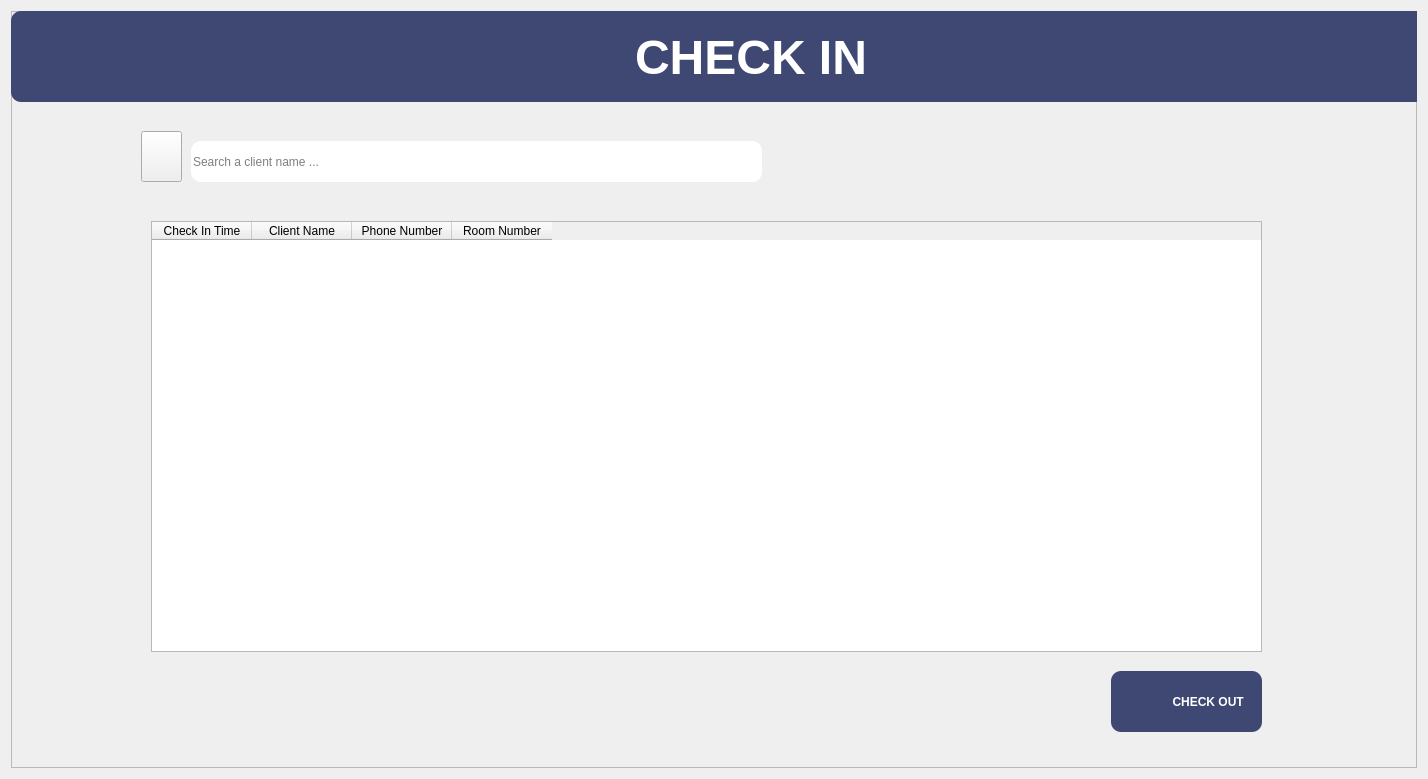
<?xml version="1.0" encoding="UTF-8"?>
<ui version="4.0">
 <class>Form</class>
 <widget class="QWidget" name="Form">
  <property name="geometry">
   <rect>
    <x>0</x>
    <y>0</y>
    <width>1428</width>
    <height>779</height>
   </rect>
  </property>
  <property name="windowTitle">
   <string>Form</string>
  </property>
  <layout class="QVBoxLayout" name="verticalLayout">
   <item>
    <widget class="QFrame" name="frame">
     <property name="frameShape">
      <enum>QFrame::StyledPanel</enum>
     </property>
     <property name="frameShadow">
      <enum>QFrame::Raised</enum>
     </property>
     <widget class="QTextEdit" name="textEdit">
      <property name="geometry">
       <rect>
        <x>0</x>
        <y>0</y>
        <width>1480</width>
        <height>91</height>
       </rect>
      </property>
      <property name="styleSheet">
       <string notr="true">border-width: 1;
border-style: none;
border-radius: 10;
background-color: #3f4773;
color: white;
padding-top:15px;</string>
      </property>
      <property name="html">
       <string>&lt;!DOCTYPE HTML PUBLIC &quot;-//W3C//DTD HTML 4.0//EN&quot; &quot;http://www.w3.org/TR/REC-html40/strict.dtd&quot;&gt;
&lt;html&gt;&lt;head&gt;&lt;meta name=&quot;qrichtext&quot; content=&quot;1&quot; /&gt;&lt;meta charset=&quot;utf-8&quot; /&gt;&lt;style type=&quot;text/css&quot;&gt;
p, li { white-space: pre-wrap; }
hr { height: 1px; border-width: 0; }
&lt;/style&gt;&lt;/head&gt;&lt;body style=&quot; font-family:'.AppleSystemUIFont'; font-size:13pt; font-weight:400; font-style:normal;&quot;&gt;
&lt;p align=&quot;center&quot; style=&quot; margin-top:0px; margin-bottom:0px; margin-left:0px; margin-right:0px; -qt-block-indent:0; text-indent:0px;&quot;&gt;&lt;span style=&quot; font-size:36pt; font-weight:700;&quot;&gt;CHECK IN&lt;/span&gt;&lt;/p&gt;&lt;/body&gt;&lt;/html&gt;</string>
      </property>
     </widget>
     <widget class="QLineEdit" name="lineEdit">
      <property name="geometry">
       <rect>
        <x>180</x>
        <y>130</y>
        <width>571</width>
        <height>41</height>
       </rect>
      </property>
      <property name="styleSheet">
       <string notr="true">border-width: 1;
border-style: none;
border-radius: 10;
background-color: white;</string>
      </property>
      <property name="text">
       <string/>
      </property>
      <property name="placeholderText">
       <string>Search a client name ...</string>
      </property>
     </widget>
     <widget class="QTableWidget" name="tableWidget">
      <property name="geometry">
       <rect>
        <x>140</x>
        <y>210</y>
        <width>1111</width>
        <height>431</height>
       </rect>
      </property>
      <column>
       <property name="text">
        <string>Check In Time</string>
       </property>
      </column>
      <column>
       <property name="text">
        <string>Client Name</string>
       </property>
      </column>
      <column>
       <property name="text">
        <string>Phone Number</string>
       </property>
      </column>
      <column>
       <property name="text">
        <string>Room Number</string>
       </property>
      </column>
     </widget>
     <widget class="QLabel" name="label_2">
      <property name="geometry">
       <rect>
        <x>570</x>
        <y>8</y>
        <width>81</width>
        <height>81</height>
       </rect>
      </property>
      <property name="text">
       <string/>
      </property>
      <property name="pixmap">
       <pixmap>images/checkin.png</pixmap>
      </property>
      <property name="scaledContents">
       <bool>true</bool>
      </property>
     </widget>
     <widget class="QPushButton" name="pushButton_5">
      <property name="geometry">
       <rect>
        <x>1100</x>
        <y>660</y>
        <width>151</width>
        <height>61</height>
       </rect>
      </property>
      <property name="styleSheet">
       <string notr="true">color: white;
background-color: #3f4773;
border-radius: 10;
font-weight: bold;</string>
      </property>
      <property name="text">
       <string>             CHECK OUT</string>
      </property>
     </widget>
     <widget class="QLabel" name="label_3">
      <property name="geometry">
       <rect>
        <x>1110</x>
        <y>670</y>
        <width>41</width>
        <height>41</height>
       </rect>
      </property>
      <property name="text">
       <string/>
      </property>
      <property name="pixmap">
       <pixmap>images/checkout.png</pixmap>
      </property>
      <property name="scaledContents">
       <bool>true</bool>
      </property>
     </widget>
     <widget class="QPushButton" name="pushButton">
      <property name="geometry">
       <rect>
        <x>130</x>
        <y>120</y>
        <width>41</width>
        <height>51</height>
       </rect>
      </property>
      <property name="text">
       <string/>
      </property>
      <property name="icon">
       <iconset>
        <normaloff>images/searching.png</normaloff>images/searching.png</iconset>
      </property>
      <property name="iconSize">
       <size>
        <width>32</width>
        <height>32</height>
       </size>
      </property>
      <property name="shortcut">
       <string>Return</string>
      </property>
     </widget>
    </widget>
   </item>
  </layout>
 </widget>
 <resources/>
 <connections/>
</ui>
